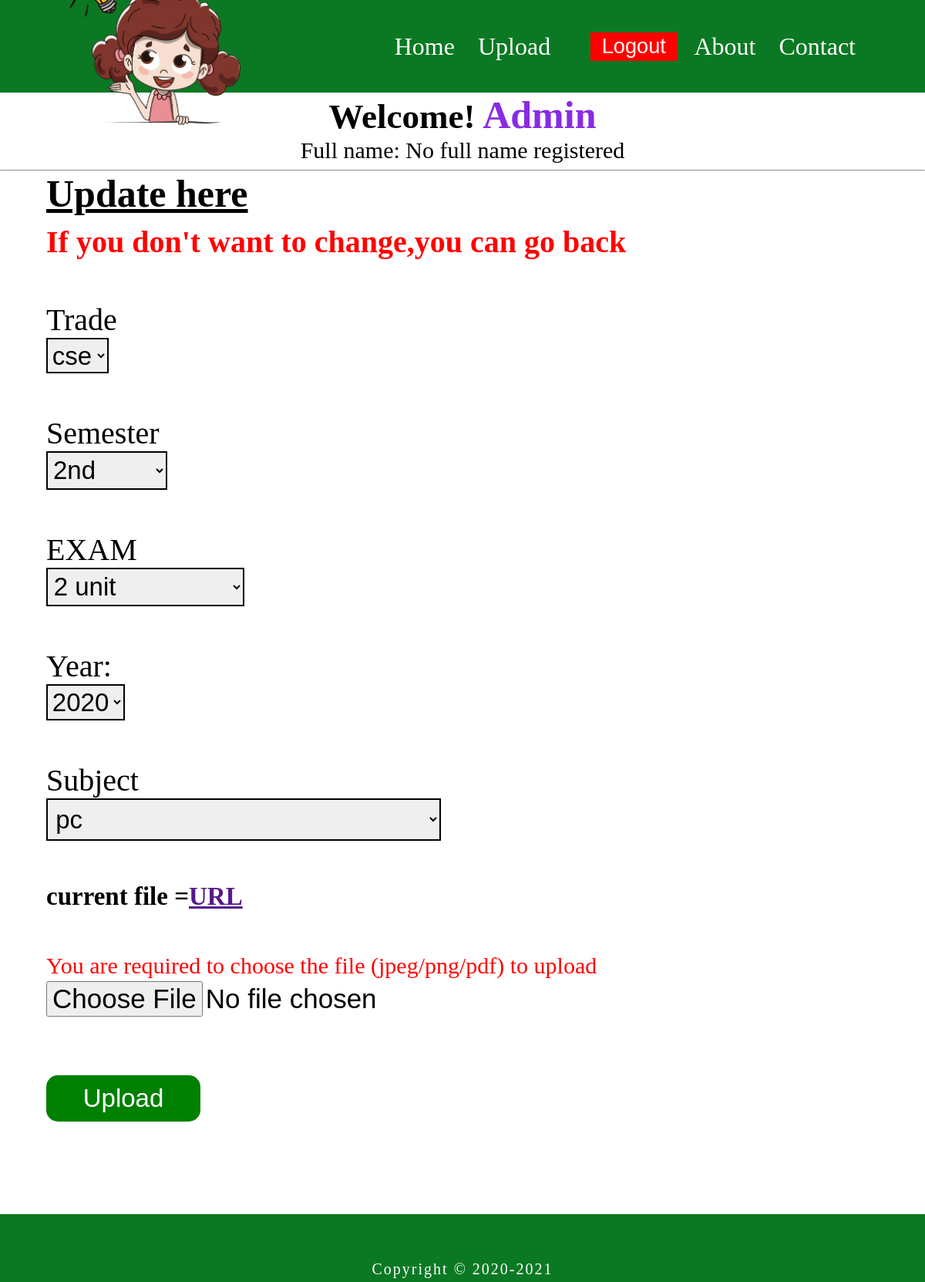
Page /detail/edit/2/ (signed in) on the committed database.
### home/models.py (models this page shows, shortened)
class Question(models.Model):
    trade = models.CharField(max_length = 10)
    semester = models.CharField(max_length = 10)
    subject = models.CharField(max_length = 20)
    exam = models.CharField(max_length = 10)
    year_of_exm = models.CharField(max_length = 10)
    file = CloudinaryField(resource_type ='image',folder = 'questions_Qpaper')
    owner = models.ForeignKey(User, on_delete = models.CASCADE)
    date_published = models.DateTimeField()

### home/views.py (the view, shortened to what this page needs)
# urls.py: path('detail/edit/<int:pk>/',views.update,name = 'update'),
def update(r,pk):
    yr = Year.objects.all()
    to_update = Question.objects.get(id = pk) #get_object_or_404(Question,id = pk)
    if r.method == "GET":
        if   to_update.owner.id != r.user.id:
             print("You are not the user")
             return render(r, 'error.html')
        else:
          return render(r,'update.html',{'to_update':to_update,'sems':sem_choices,'trades':trade_choices,'exm':exm_choices,'yr':yr,'subject':subject_choices})

### account/emailbackend.py (called while the page is built)
    def get_user(self,user_id):
        try:
            return User.objects.get(pk = user_id)
        except User.DoesNotExist:
            return None

### home/templates/update.html (shortened to what this page needs)
{% extends 'base.html' %}
{% load static %}
{% block style%}
<link rel="stylesheet" href="{% static 'css/update-post.css' %}">
{% endblock %}
{% block content %}
<section id="update">
    <div class="update-container">
        <h2>Update here</h2>
        <h4>If you don't want to change,you can go back</h4>
        {% if request.user.id == to_update.owner.id %}
        <form action="{% url 'home:update' to_update.id %}" method="post" enctype="multipart/form-data">
        <div class="row-update">
            <div class="col">
                <label for="">Trade</label>
                <select class="" name="trade" required>
                  <option selected="true" > {{to_update.trade}}</option>
                </select>
            </div>
           <div class="col">
            <label for="">Semester</label>
            <select class="" name="sem" required>
                <option selected="true"> {{to_update.semester}}</option>
            </select>
           </div>
           <div class="col">
            <label for="">EXAM</label>
            <select class="" name="exm" required>
              <option selected="true" >{{to_update.exam}}</option>
            </select>
           </div>
           <div class="col">
            <label>Year:</label>
            <select name = "year_sec" required>
                <option selected = "true" >{{to_update.year_of_exm}}</option>
           </select>
           </div>
           <div class="col">
            <label for="">Subject</label>
            <select class="" name="sub_sec" required>
                <option selected="true" > {{to_update.subject}}</option>
            </select>
           </div>
           <div class="col">
              <h3>
                current file =<a href="{{to_update.file.url}}">URL</a>
              </h3>
           </div>
            <div class="col">
                <p>You are required to choose the file (jpeg/png/pdf) to upload</p>
                <input type="file" name="up" required value="{{to_update.file.url}}">
            </div>
           <div class="col btn-container">
            <button class="btn" type="submit" name="upload">Upload</button>
           </div>
          </form>
        {% else %}
        <h1>You are not authorised to access this page</h1>
        {% endif %}
        </div>
</section>
{% endblock %}

### home/templates/base.html (shortened to what this page needs)
<!DOCTYPE html>
{% load static %}
<html lang="en">
<head>
    <link rel="stylesheet" href="{% static 'css/base.css' %}">
    {% block style%}
    {% endblock %}
</head>
<body>
<header>
  <div class="header-container">
    <div class="logo-container">
      <a href="{% url 'home:home' %}"><img src="{% static 'images/logo.png' %}" alt="logo for qpaper mit "></a>
    </div>
    <nav class="navbar">
      <ul class="items">
        <li class="item"><a href="{% url 'home:home' %}">Home</a></li>
        {% if user.is_authenticated %}
        <li class="item"><a href="{% url 'home:upload' %}">Upload</a></li>
        <form class="lg-form" method="post" action="{% url 'account:logout_user' %}">
          <input class="item log-lg" type="submit" value="Logout">
      </form>
        {% else %}
        <li class="item"><a href="{% url 'account:signin_user' %}">Login</a></li>
        <li class="item"><a href="{% url 'account:signup_user' %}">Register</a></li>
        {% endif %}
        <li class="item"><a href="{% url 'home:aboutpage' %}">About</a></li>
        <li class="item"><a href="{% url 'home:contactme' %}">Contact</a></li>
      </ul>
    </nav>
  </div>
</header>
<section class="welcome">
  {% if user.is_authenticated %}
  <h3>Welcome!<span> {{user.username}}</span></h3>
    {% if user.first_name and  user.last_name %}
    <p>Full name: {{user.first_name}} {{user.last_name}}</p>
    {% else %}
    <p>Full name: No full name registered</p>
    {% endif %}
  {% else %}
  <h1>Login to share Questions and Answers</h1>
  {% endif %}
</section>
   <hr>
   {% block content %}
   {% endblock %}
<section id="footer">
<footer>
  <p>Copyright &copy 2020-2021</p>
</footer>
</section>
</body>
</html>

### static/css/base.css (style rules this page uses)
* { padding: 0; margin: 0; box-sizing: border-box; }
body { background-image: linear-gradient(90deg, white,grey,0.6); height: 100%; }
header { width: 100%; background-color: rgb(11, 121, 35); }
.header-container { width: 90%; height: 15vh; margin: auto; display: flex; justify-content: center; align-items: center; }
.logo-container,nav,.items,.menu { display: flex; }
.logo-container { flex: 1; align-items: center; justify-content: flex-start; }
.logo-container img { width: 160px; cursor: pointer; }
.navbar { display: none; justify-content: flex-end; flex: 2; align-items: center; justify-content: center; width: 100%; }
.items { width: 100%; list-style: none; justify-content: flex-end; }
.item { display: inline-block; margin-right: 30px; }
.item a { color: #000; text-decoration: none; font-size: 100%; }
.welcome { width: 100%; height: 100px; text-align: center; background-color: transparent; }
.welcome h3 { font-size: 45px; }
.welcome span { font-size: 50px; color: blueviolet; text-transform: capitalize; }
.welcome p { font-size: 30px; }
#footer { width: 100%; height: 8vh; background-color: rgb(11, 121, 35); margin-top: 45px; }
#footer footer { text-align: center; padding: 5% 0 0; margin-bottom: 0; }
#footer footer p { color: white; font-size: 20px; letter-spacing: 2px; }
@media screen and (min-width:999px) { .navbar { display: flex; } }
@media screen and (min-width:999px) { .logo-container img { width: 70%; } }
@media screen and (min-width:999px) { #footer { height: 11vh; } }
@media screen and (min-width:999px) { .navbar .items .item a { font-size: 2rem; color: #fff; font-weight: lighter; } }
@media screen and (min-width:999px) { .log-lg { height: 100%; width: 100%; background-color: red; color: #fff; font-size: 1.7rem; border: none; outline: none; } }
@media screen and (min-width:999px) { .lg-form { margin: 0 3%; } }

### static/css/update-post.css (style rules this page uses)
* { margin: 0; padding: 0; box-sizing: border-box; }
.row-update { height: 100%; display: flex; flex-direction: column; align-items: flex-start; justify-content: center; }
.col { margin-top: 5%; }
.col label { font-size: 40px; }
.col select { font-size:33px; text-transform: lowercase; padding: 1%; border: 2px solid black; }
.col h3 { font-size: 33px; }
.update-container h4 { font-size: 40px; color: red; }
.col p { font-size: 30px; color: red; margin-bottom: 3px; }
.col input[type='file'] { font-size: 35px; }
#update { width: 100%; height: 100%; position: relative; }
.update-container { width: 90%; height: 100%; margin: auto; }
.update-container h2 { font-size: 50px; margin-bottom: 10px; text-decoration: underline; }
.btn-container { margin-top: 7%; width: 200px; height: 60px; margin-bottom: 7%; }
.btn-container .btn { width: 100%; height: 100%; font-size: 33px; border-radius: 15px; color: #fff; background-color: green; border: none; outline: none; }

### rows in the picture
Question: trade "CSE", sem "2nd", exm "2 unit", year_sec "2020", sub_sec "PC"

### other values in the picture
{{ user.username }} "Admin"
